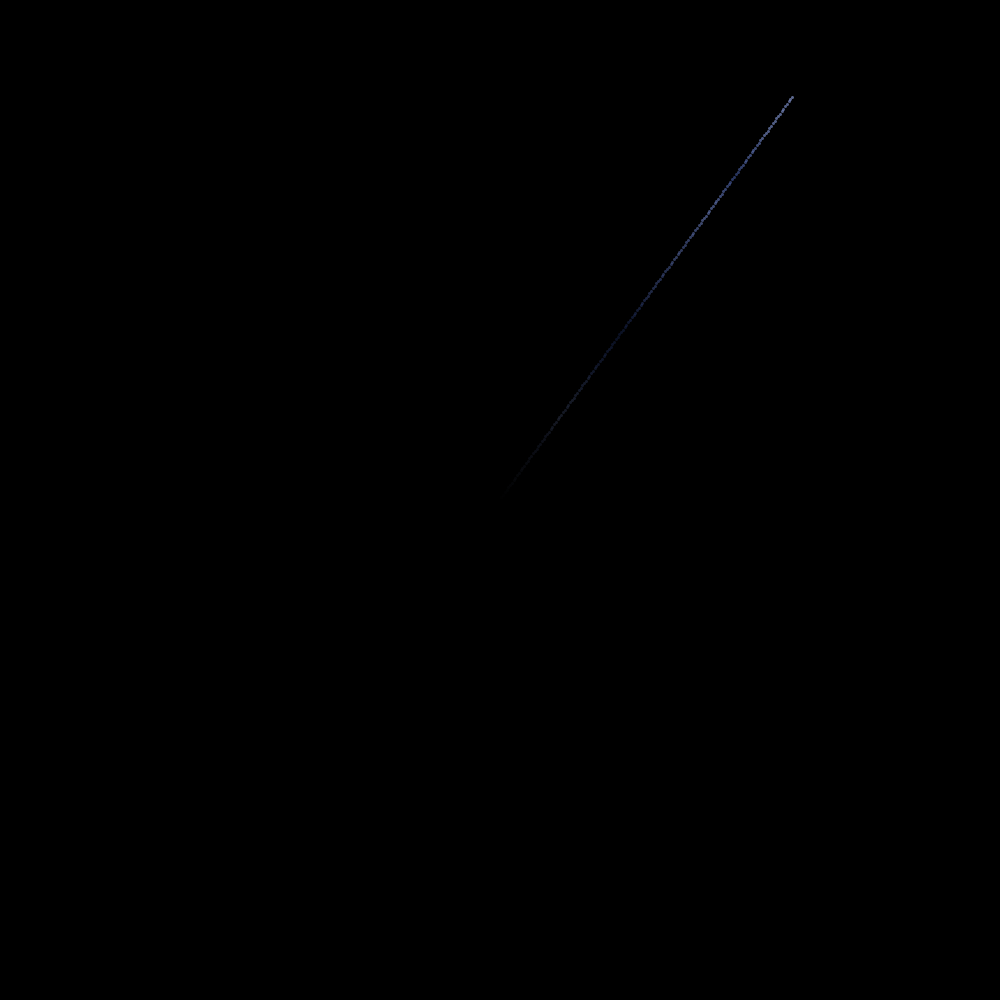
Frame 1 (no input)
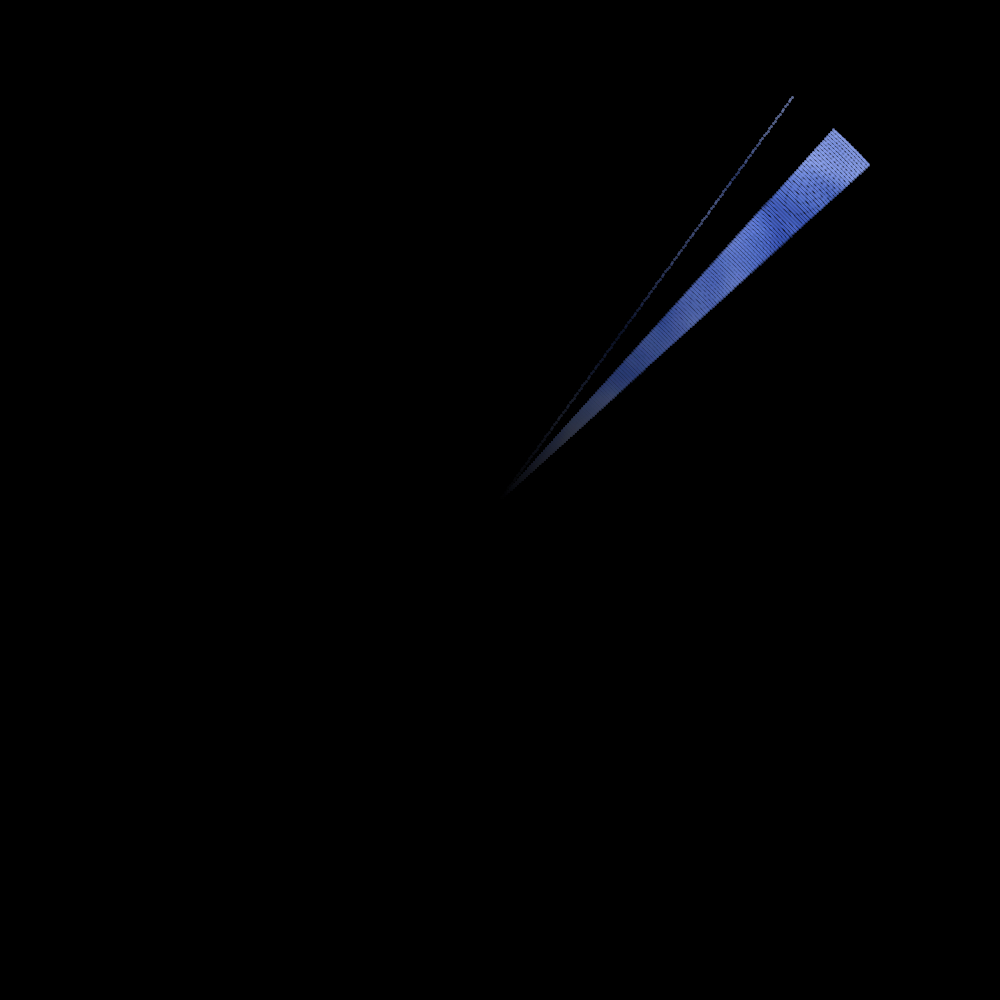
Frame 60 (the mouse pressed at the canvas centre just before this capture)
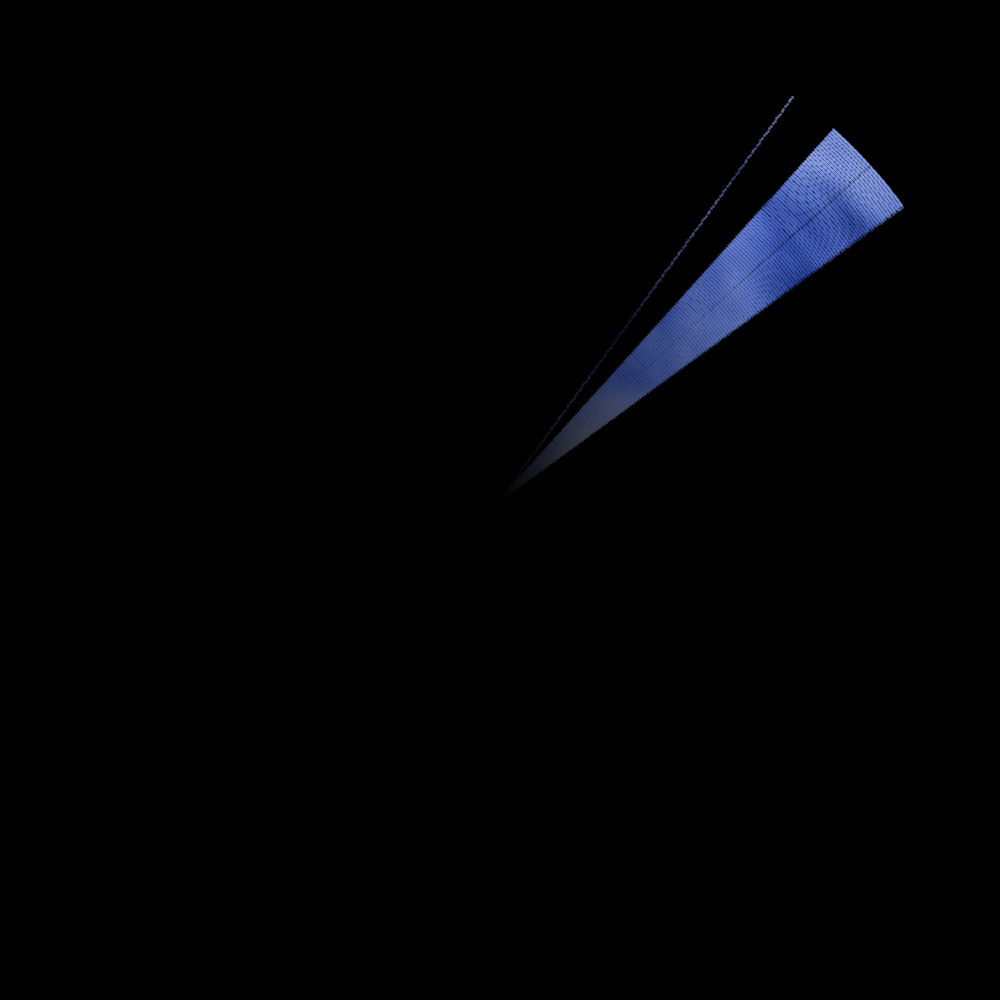
Frame 120 (the mouse held since frame 60 and released just before this capture)

The Processing sketch that drew these frames (run headless with seeded random() and noise(); from frame 60 on, the mouse is pressed at the canvas centre):

// Processing sketch: processing_164636
// ── processing_164636.pde

int lastsecond = 0;
float ms = 0;
float noiseVal;

void setup(){
  size(1000, 1000);
  background(0);
  frameRate(60);
  colorMode(HSB, 360, 255, 255);
}

void draw(){
  int s = second();
  strokeWeight(3);
  if(s != lastsecond){
    lastsecond = s;
    ms = 0;
  }
  int hoursecond = lastsecond + (60 * minute());
  float theda = radians((6 * (hoursecond)) + ms);
  int hours = (12 - ((24 - hour())%12))/12 + 1;
  for(int r = 3; r < 500; r = r + 3){
    noiseVal = noise(r * .01 / (1 + (6/12)), theda * 2 / (1 + (6/12)));
    stroke(200 + (2*(minute()/3.)), noiseVal * 255, r/1.5, 220 - (noiseVal * 220));
    point(width/2 + (r * cos(theda + (3 * PI/2))), height/2 + (r * sin(theda + (3 * PI/2))));
  }
  ms = ms + .1;
  if(ms > 6){
    ms = 0;
  }
  noStroke();
  fill(0, 5);
  arc(width/2, height/2, 1020, 1020, theda + (3 * PI/2), theda + (PI/12) + (3 * PI/2));
}
